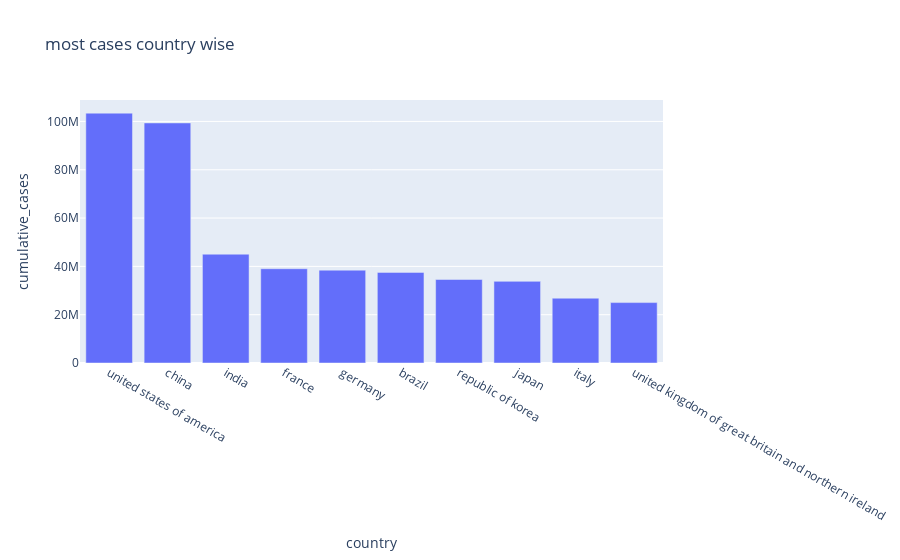

Notebook source saved alongside this figure:
### Code cell
fig = px.bar(max_cumulative_pandas_df, x='country', y='cumulative_cases', title='most cases country wise' )
fig.show()

### Figure 1 — Plotly figure (JSON) as saved in the notebook; plotly's stock layout.template omitted (floating-point values rounded to 4 significant figures)
{"data": [{"alignmentgroup": "True", "hovertemplate": "country=%{x}<br>cumulative_cases=%{y}<extra></extra>", "legendgroup": "", "marker": {"color": "#636efa", "pattern": {"shape": ""}}, "name": "", "offsetgroup": "", "orientation": "v", "showlegend": false, "textposition": "auto", "type": "bar", "x": ["united states of america", "china", "india", "france", "germany", "brazil", "republic of korea", "japan", "italy", "united kingdom of great britain and northern ireland"], "xaxis": "x", "y": [103436829, 99381189, 45044346, 39027283, 38437756, 37511921, 34571873, 33803572, 26826486, 25012428], "yaxis": "y"}], "layout": {"barmode": "relative", "legend": {"tracegroupgap": 0}, "title": {"text": "most cases country wise"}, "xaxis": {"anchor": "y", "domain": [0, 1], "title": {"text": "country"}}, "yaxis": {"anchor": "x", "domain": [0, 1], "title": {"text": "cumulative_cases"}}}}
